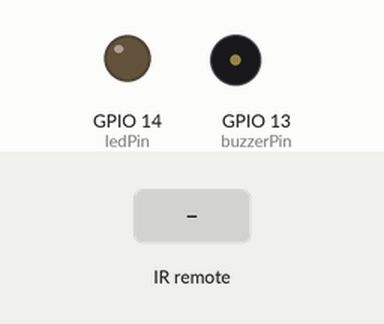
Recording of a sketch running on a simulated ESP8266 (NodeMCU). Parts: output pins drawn as LEDs (lit = HIGH), buzzer (waves = sounding, pin HIGH). The inputs (shaded band) are chosen by the test bench.

Above: at 1.2 s.
1.3 s: infrared code 0xFF6897 received
At 2.4 s:
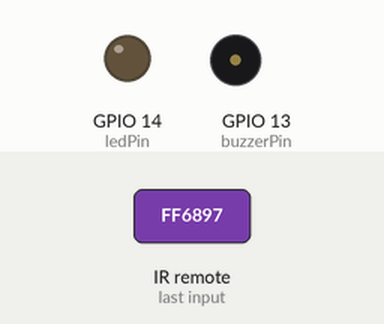
2.9 s: infrared code 0xFF30CF received
At 3.7 s:
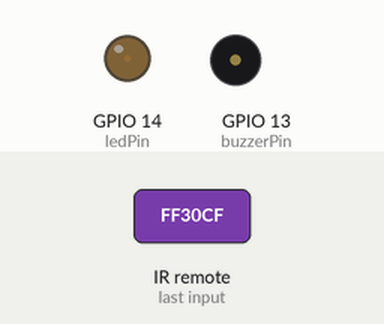
4.5 s: infrared code 0xFF18E7 received
At 4.9 s:
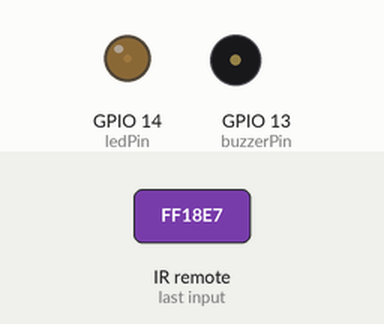
Timing chart, 0 to 7.5 s (numbered marks = the images above; inputs shaded):
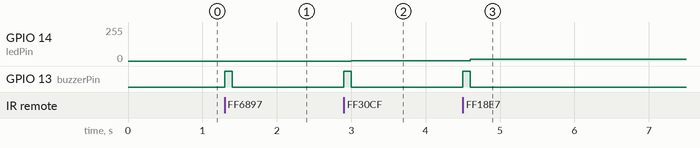

Measured:
- after the input at 1.3 s, GPIO 13 (buzzerPin): LOW → HIGH at once, → LOW 0.10 s later
- after the input at 2.9 s, GPIO 14 (ledPin): 0/255 → 1/255 after 0.10 s; GPIO 13 (buzzerPin): LOW → HIGH at once, → LOW 0.10 s later
- after the input at 4.5 s, GPIO 14 (ledPin): 1/255 → 15/255 after 0.10 s; GPIO 13 (buzzerPin): LOW → HIGH at once, → LOW 0.10 s later

The sketch:

Sketch_23.2_Control_LED_through_Infrared_Remote.ino
```cpp
/**********************************************************************
  Filename    : Control LED through Infrared Remote
  Description : Remote control the LED with the infrared remote control.
  Auther      : www.freenove.com
  Modification: 2022/05/11
**********************************************************************/
#include <Arduino.h>
#include <IRremoteESP8266.h>
#include <IRrecv.h>
#include <IRutils.h>

const uint16_t recvPin = 5; // Infrared receiving pin
IRrecv irrecv(recvPin);      // Create a class object used to receive class
decode_results results;       // Create a decoding results class object

int ledPin = 14;              // the number of the LED pin
int buzzerPin = 13;           // the number of the buzzer pin

void setup()
{
  //Initialize the ledc configuration
  pinMode(ledPin, OUTPUT);
  pinMode(buzzerPin, OUTPUT);           // set buzzer pin into output mode
  irrecv.enableIRIn();                  // Start the receiver
  map(0, 0, 255, 0, 1023);
}

void loop() {
  if (irrecv.decode(&results)) {        // Waiting for decoding
    handleControl(results.value);       // Handle the commands from remote control
    irrecv.resume();                    // Receive the next value
  }
}

void handleControl(unsigned long value) {
  // Make a sound when it rereives commands
  digitalWrite(buzzerPin, HIGH);
  delay(100);
  digitalWrite(buzzerPin, LOW);
  // Handle the commands
  switch (value) {
    case 0xFF6897:              // Receive the number '0'
      analogWrite(ledPin, 0);          // Turn off LED
      break;
    case 0xFF30CF:              // Receive the number '1'
      analogWrite(ledPin, 7);          // Dimmest brightness
      break;
    case 0xFF18E7:              // Receive the number '2'
      analogWrite(ledPin, 63);         // Medium brightness
      break;
    case 0xFF7A85:              // Receive the number '3'
      analogWrite(ledPin, 255);        // Strongest brightnss
      break;
  }
}
```
